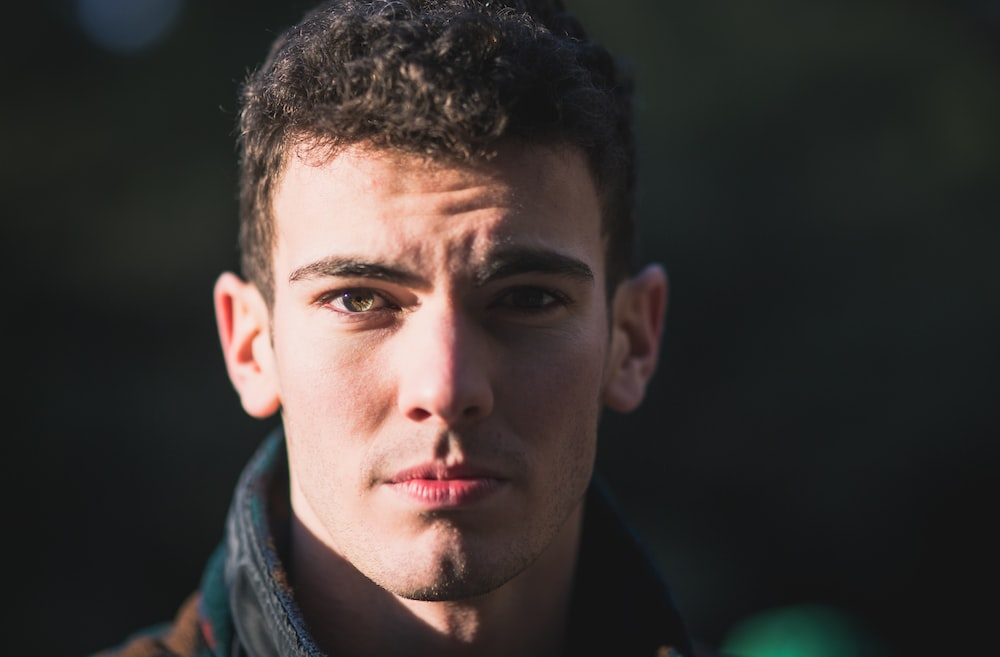
#> input picture face.jpg, 1000 x 657 px
$ python cut-face.py
#> lines starting #> are read from the running program, lines starting #| are printed output that depends on the picture; after the words box and inside, x2 and y2 are one past the last pixel; in counts of white or black regions, pixels touching at a corner belong together
import cv2

# image path
image_path = "face.jpg"

# Load the pre-trained face cascade classifier
face_cascade = cv2.CascadeClassifier(cv2.data.haarcascades + 'haarcascade_frontalface_default.xml')

# Read the image
image = cv2.imread(image_path)
#> image is the input picture: shape (657, 1000, 3); mean B, G, R 51.8, 54.3, 60.3

# Convert the image to grayscale
gray = cv2.cvtColor(image, cv2.COLOR_BGR2GRAY)
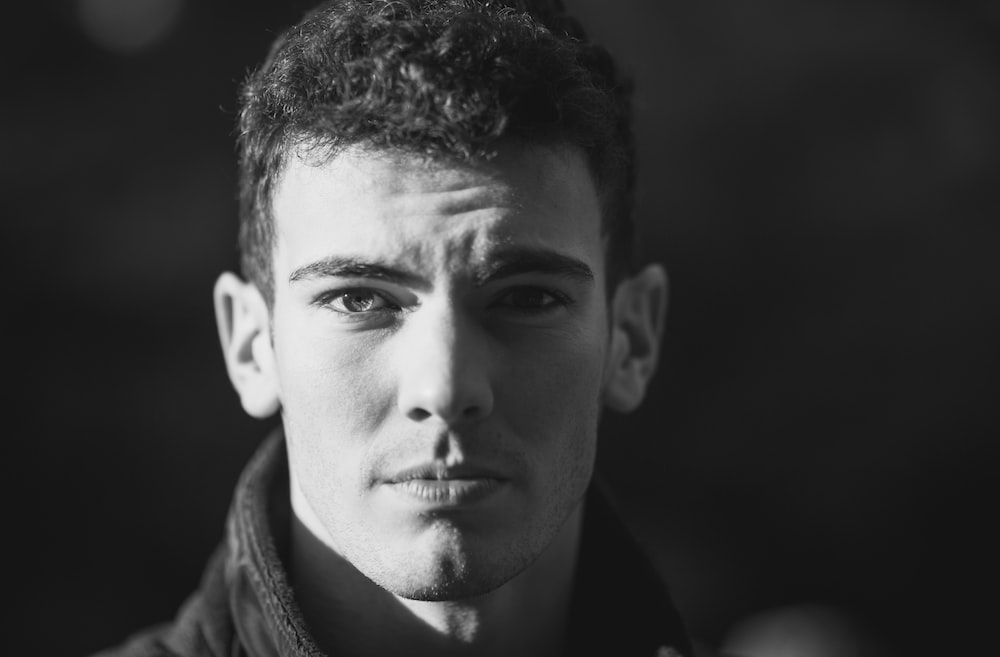
#> gray: shape (657, 1000); min 0, max 240, mean 55.8

# Detect faces in the image
faces = face_cascade.detectMultiScale(gray, scaleFactor=1.1, minNeighbors=5, minSize=(30, 30))
#> faces = [[213, 126, 435, 435]]

# Check if any faces were detected
if len(faces) == 0:
    print("No face detected.")
else:
    # Assuming only one face is detected, take the first face
    (x, y, w, h) = faces[0]
#> x = 213; y = 126; w = 435; h = 435

    # Calculate the coordinates for the four halves of the face
    top_left = (x, y, w // 2, h // 2)
#> top_left = (213, 126, 217, 217)
    top_right = (x + w // 2, y, w // 2, h // 2)
#> top_right = (430, 126, 217, 217)
    bottom_left = (x, y + h // 2, w // 2, h // 2)
#> bottom_left = (213, 343, 217, 217)
    bottom_right = (x + w // 2, y + h // 2, w // 2, h // 2)
#> bottom_right = (430, 343, 217, 217)

    # Draw numbers on each part of the face
    cv2.putText(image, '1', (top_left[0] + 20, top_left[1] + 40), cv2.FONT_HERSHEY_SIMPLEX, 1, (255, 0, 0), 2)
#> image: shape (657, 1000, 3); 0.01% of pixels changed, all inside (x1, y1, x2, y2) = (238, 144, 246, 168)
    cv2.putText(image, '2', (top_right[0] + 20, top_right[1] + 40), cv2.FONT_HERSHEY_SIMPLEX, 1, (255, 0, 0), 2)
#> image: shape (657, 1000, 3); mean B, G, R 51.9, 54.2, 60.3
    cv2.putText(image, '3', (bottom_left[0] + 20, bottom_left[1] + 40), cv2.FONT_HERSHEY_SIMPLEX, 1, (255, 0, 0), 2)
#> image: shape (657, 1000, 3); mean B, G, R 51.9, 54.2, 60.2
    cv2.putText(image, '4', (bottom_right[0] + 20, bottom_right[1] + 40), cv2.FONT_HERSHEY_SIMPLEX, 1, (255, 0, 0), 2)
#> image: shape (657, 1000, 3); mean B, G, R 51.9, 54.2, 60.2

    # Crop and display the four halves of the face
    cv2.imshow("Top Left (1)", image[top_left[1]:top_left[1] + top_left[3], top_left[0]:top_left[0] + top_left[2]])
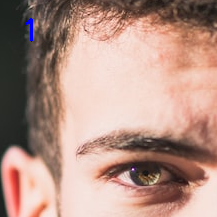
#> window 'Top Left (1)': shape (217, 217, 3); mean B, G, R 133, 145.1, 178.8
    cv2.imshow("Top Right (2)", image[top_right[1]:top_right[1] + top_right[3], top_right[0]:top_right[0] + top_right[2]])
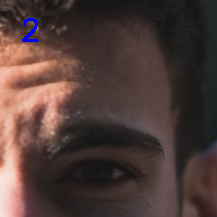
#> window 'Top Right (2)': shape (217, 217, 3); mean B, G, R 56.6, 60.5, 79.2
    cv2.imshow("Bottom Left (3)", image[bottom_left[1]:bottom_left[1] + bottom_left[3], bottom_left[0]:bottom_left[0] + bottom_left[2]])
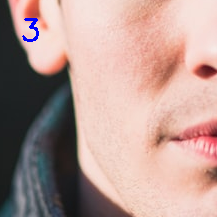
#> window 'Bottom Left (3)': shape (217, 217, 3); mean B, G, R 146.5, 153, 181.9
    cv2.imshow("Bottom Right (4)", image[bottom_right[1]:bottom_right[1] + bottom_right[3], bottom_right[0]:bottom_right[0] + bottom_right[2]])
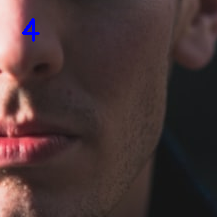
#> window 'Bottom Right (4)': shape (217, 217, 3); mean B, G, R 52, 52.6, 71.2

    # Wait for a key press and then close the windows
    cv2.waitKey(0)
    cv2.destroyAllWindows()
